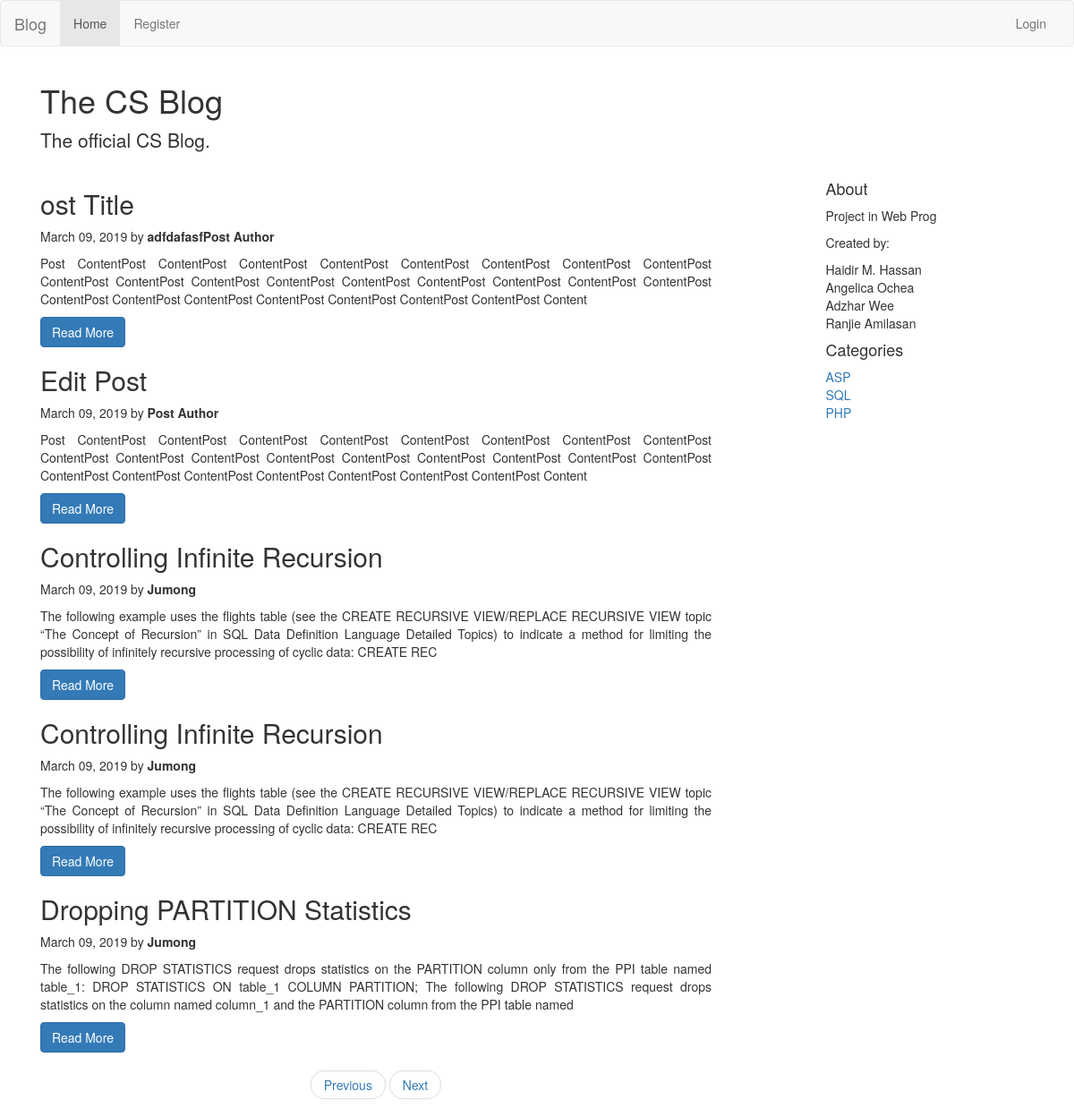
The page / on the database its author committed.
### tables this page shows
CREATE TABLE `posts` (
  `id` int(11) NOT NULL,
  `category_id` int(11) NOT NULL,
  `title` varchar(255) NOT NULL,
  `content` text NOT NULL,
  `author` varchar(255) NOT NULL,
  `created_at` timestamp NOT NULL DEFAULT CURRENT_TIMESTAMP,
  `updated_at` timestamp NOT NULL DEFAULT '0000-00-00 00:00:00' ON UPDATE CURRENT_TIMESTAMP
);

CREATE TABLE `categories` (
  `id` int(11) NOT NULL,
  `name` varchar(255) NOT NULL,
  `created_at` timestamp NOT NULL DEFAULT CURRENT_TIMESTAMP,
  `updated_at` timestamp NOT NULL DEFAULT CURRENT_TIMESTAMP ON UPDATE CURRENT_TIMESTAMP
);

### application/controllers/Home.php (called while the page is built, shortened)
<?php
class Home extends CI_Controller {
	public function index()
	{
		$data['main_view'] = "home_view";
		$data['category'] = $this->Category_model->get_category();
		$data['post'] = $this->Post_model->get_post();
		$this->load->view('layouts/main', $data);
	}
}
?>

### index.php (called while the page is built, shortened)
<?php
require_once BASEPATH.'core/CodeIgniter.php';

### application/models/Post_model.php (called while the page is built, shortened)
<?php
class Post_model extends CI_Model {
	public function get_post($id = null)
	{
		$sql = "SELECT posts.id, title, author, content, posts.created_at, name FROM posts INNER JOIN categories ON category_id=categories.id";
		$query = $this->db->query($sql);
		return $query->result_array();
	}
}
?>

### application/models/Category_model.php (called while the page is built, shortened)
<?php
class Category_model extends CI_Model {
	public function get_category($id = null)
	{
		$sql = "SELECT * FROM categories";
		$query = $this->db->query($sql);
		return $query->result_array();
	}
}
?>

### application/views/home_view.php (the view)
<div class="container">
  <div class="blog-header">
    <h1 class="blog-title">The CS Blog</h1>
    <p class="lead blog-description">The official CS Blog.</p>
  </div>
  <div class="row">
    <div class="col-sm-8 blog-main">
      <div class="blog-post">
      	<?php foreach($post as $posts): ?>
        <h2 class="blog-post-title"><?php echo $posts['title']; ?></h2>
        <p class="blog-post-meta"><?php echo date('F d, Y', strtotime($posts['created_at'])); ?> by <b><?php echo $posts['author']; ?></b></p>
        <p class="text-justify"><?php echo substr($posts['content'],0,300); ?></p>
        <a class="btn btn-primary btn-right" href="<?php echo base_url();?>pages/no_page">Read More</a>
        <?php endforeach; ?>
      </div>
      <nav>
        <ul class="pager">
          <li><a href="<?php echo base_url();?>pages/no_page">Previous</a></li>
          <li><a href="<?php echo base_url();?>pages/no_page">Next</a></li>
        </ul>
      </nav>
    </div>
    <div class="col-sm-3 col-sm-offset-1 blog-sidebar">
      <div class="sidebar-module sidebar-module-inset">
        <h4>About</h4>
        <p>Project in Web Prog</p>
        <p>Created by:</p>
        <ul class="list-unstyled">
        	<li>Haidir M. Hassan</li>
        	<li>Angelica Ochea</li>
        	<li>Adzhar Wee</li>
        	<li>Ranjie Amilasan</li>
        </ul>
      </div>
      <div class="sidebar-module">
        <h4>Categories</h4>
        <ol class="list-unstyled">
        	<?php foreach($category as $categories): ?>
          		<li><a href="<?php echo base_url();?>pages/no_page"><?php echo $categories['name']; ?></a></li>
          	<?php endforeach; ?>
        </ol>
      </div>
    </div>
  </div>
</div>

### application/views/layouts/main.php (shortened to what this page needs)
<!DOCTYPE html>
<html lang="en">
<head>
	<link rel="stylesheet" href="<?php echo base_url();?>/assets/css/bootstrap.min.css">
	<link rel="stylesheet" href="<?php echo base_url();?>custom/css/home.css">
</head>
<body>
	<?php $this->load->view('layouts/header'); ?>
	<div class="container">
		<!-- <?php
		$data = array(
			'categories_results' => $category,
			'posts_results' => $post
		);
		?> -->
			<?php $this->load->view($main_view,$data); ?>
	</div>
</body>
</html>

### application/views/layouts/header.php (shortened to what this page needs)
<nav class="navbar navbar-default">
  <div class="container-fluid">
    <div class="navbar-header">
      <a class="navbar-brand" href="<?php echo base_url();?>">Blog</a>
    </div>
    <div class="collapse navbar-collapse" id="bs-example-navbar-collapse-1">
      <ul class="nav navbar-nav">
        <li class="active"><a href="<?php echo base_url();?>">Home <span class="sr-only">(current)</span></a></li>
        <?php if($this->session->userdata('logged_in') == FALSE): ?>
        <li><a href="<?php echo base_url();?>users/register">Register <span class="sr-only">(current)</span></a></li>
        <?php endif; ?>
      </ul>
      <ul class="nav navbar-nav navbar-right">
        <?php if($this->session->userdata('logged_in') == FALSE): ?>
        <li><?=anchor(base_url().'pages/login', 'Login');?></li>
        <?php else: ?>
        <li><?=anchor('pages/dashboard', 'Dashboard');?></li>
        <li><?=anchor('users/logout', 'Logout');?></li>
        <?php endif; ?>
      </ul>
    </div>
  </div>
</nav>

### custom/css/home.css (style rules this page uses)
.text-justify { text-align: justify; word-wrap: break-word; }

### rows shown on the page
posts: title "ost Title", created_at "March 09, 2019", author "adfdafasfPost Author", content "Post ContentPost ContentPost ContentPost ContentPost ContentPost ContentPost ContentPost ContentPost ContentPost ContentPost ContentPost ContentPost ContentPost ContentPost ContentPost ContentPost ContentPost ContentPost ContentPost ContentPost ContentPost ContentPost ContentPost ContentPost Content"
posts: title "Edit Post", created_at "March 09, 2019", author "Post Author", content "Post ContentPost ContentPost ContentPost ContentPost ContentPost ContentPost ContentPost ContentPost ContentPost ContentPost ContentPost ContentPost ContentPost ContentPost ContentPost ContentPost ContentPost ContentPost ContentPost ContentPost ContentPost ContentPost ContentPost ContentPost Content"
posts: title "Controlling Infinite Recursion", created_at "March 09, 2019", author "Jumong", content "The following example uses the flights table (see the CREATE RECURSIVE VIEW/REPLACE RECURSIVE VIEW topic “The Concept of Recursion” in SQL Data Definition Language Detailed Topics) to indicate a method for limiting the possibility of infinitely recursive processing of cyclic data: CREATE REC"
posts: title "Controlling Infinite Recursion", created_at "March 09, 2019", author "Jumong", content "The following example uses the flights table (see the CREATE RECURSIVE VIEW/REPLACE RECURSIVE VIEW topic “The Concept of Recursion” in SQL Data Definition Language Detailed Topics) to indicate a method for limiting the possibility of infinitely recursive processing of cyclic data: CREATE REC"
posts: title "Dropping PARTITION Statistics", created_at "March 09, 2019", author "Jumong", content "The following DROP STATISTICS request drops statistics on the PARTITION column only from the PPI table named table_1: DROP STATISTICS ON table_1 COLUMN PARTITION; The following DROP STATISTICS request drops statistics on the column named column_1 and the PARTITION column from the PPI table named"
categories: name "ASP"
categories: name "SQL"
categories: name "PHP"

### other values the page prints
anchor(base_url().'pages/login', 'Login') "Login"
